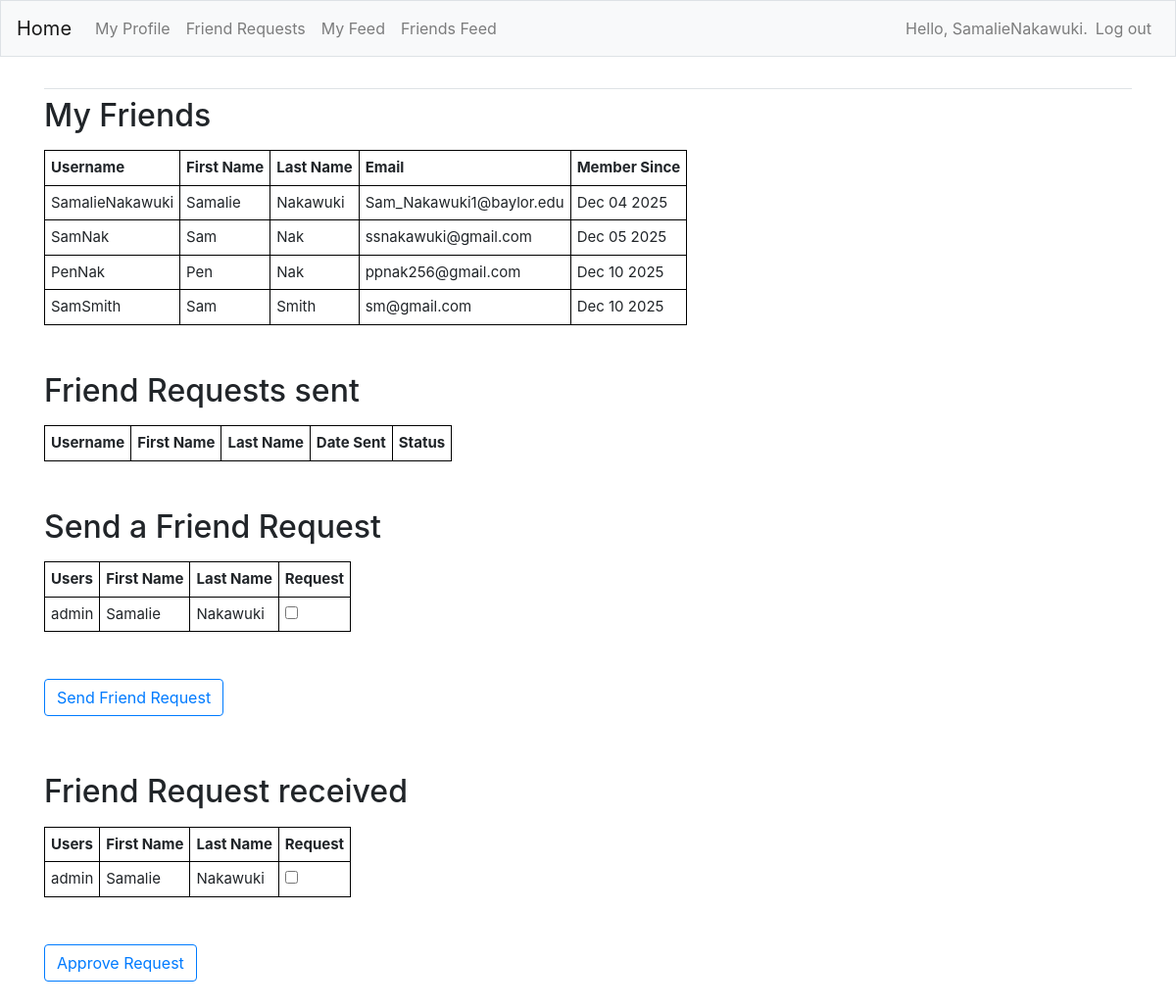
The app's page /friends (signed in) with its own data.
### FeedApp/models.py (models this page shows, shortened)
class Profile(models.Model):
    first_name = models.CharField(max_length=200, blank=True)
    last_name = models.CharField(max_length=200, blank=True)
    email = models.EmailField(max_length=300, blank=True)
    dob = models.DateField(null=True, blank=True)
    bio = models.TextField(blank=True)
    user = models.OneToOneField(User, on_delete=models.CASCADE)
    friends = models.ManyToManyField('auth.User', blank=True, related_name='friends')
    created = models.DateTimeField(auto_now=True)
    updated = models.DateTimeField(auto_now_add=True)
    def __str__(self):
        return f"{self.user.username}"

class Relationship(models.Model):
    sender = models.ForeignKey(Profile, on_delete=models.CASCADE, related_name='sender')
    receiver = models.ForeignKey(Profile, on_delete=models.CASCADE, related_name='receiver')
    status = models.CharField(max_length=8, choices=STATUS_CHOICES, default='sent')
    created = models.DateTimeField(auto_now=True)
    updated = models.DateTimeField(auto_now_add=True)

### FeedApp/views.py (the view, shortened to what this page needs)
# urls.py: path('friends', views.friends, name='friends'),
@login_required
def friends(request):
    admin_profile = Profile.objects.get(user=1)  # Assuming user with ID 1 is the admin
    user_profile = Profile.objects.get(user=request.user)
    user_friends = user_profile.friends.all()
    user_friends_profiles = Profile.objects.filter(user__in=user_friends)
    user_relationships = Relationship.objects.filter(sender=user_profile)
    request_sent_profiles = user_relationships.values('receiver')
    all_profiles = Profile.objects.exclude(user=request.user).exclude(id__in=user_friends_profiles).exclude(id__in=request_sent_profiles)
    request_received_profiles = Relationship.objects.filter(receiver=user_profile, status='sent')
    if not user_relationships.exists():
        Relationship.objects.create(sender=user_profile, receiver=admin_profile, status='sent')
    context = {'user_friends_profiles': user_friends_profiles, 'user_relationships': user_relationships,
                'all_profiles': all_profiles, 'request_received_profiles': request_received_profiles}
    return render(request, 'FeedApp/friends.html', context)

### FeedApp/templates/FeedApp/friends.html (shortened to what this page needs)
{% extends "FeedApp/base.html" %}
{% load bootstrap4 %}
{% block content %}
<h2>
    <p>My Friends</p>
</h2>
<table>
    <tr>
        <th>Username</th>
        <th>First Name</th>
        <th>Last Name</th>
        <th>Email</th>
        <th>Member Since</th>
    </tr>
    {% for friend in user_friends_profiles %}
    <tr>
        <td>{{friend}}</td>
        <td>{{friend.first_name}}</td>
        <td>{{friend.last_name}}</td>
        <td>{{friend.email}}</td>
        <td>{{friend.created|date:"M d Y"}}</td>
    </tr>
    {% endfor %}
</table>
<br><br>
<h2>
    <p>Friend Requests sent</p>
</h2>
<table>
    <tr>
        <th>Username</th>
        <th>First Name</th>
        <th>Last Name</th>
        <th>Date Sent</th>
        <th>Status</th>
    </tr>
</table>
<br><br>
<h2>
    <p>Send a Friend Request</p>
</h2>
<form action="{% url 'FeedApp:friends' %}" method='post'>
    <table>
        <tr>
            <th>Users</th>
            <th>First Name</th>
            <th>Last Name</th>
            <th>Request</th>
        </tr>
        {% for profile in all_profiles %}
        <tr>
            <td>{{profile}}</td>
            <td>{{profile.first_name}}</td>
            <td>{{profile.last_name}}</td>
            <td><input type="checkbox" name="send_requests" value="{{profile.id}}"></td>
        </tr>
        {% endfor %}
    </table>
    <br><br>
    <button name="submit" class="btn btn-outline-primary" style="float: left;">Send Friend Request</button>
</form>
<br><br><br><br>
<h2>
    <p>Friend Request received</p>
</h2>
<form action="{% url 'FeedApp:friends' %}" method='post'>
    <table>
        <tr>
            <th>Users</th>
            <th>First Name</th>
            <th>Last Name</th>
            <th>Request</th>
        </tr>
        {% for rr in request_received_profiles %}
        <tr>
            <td>{{rr.sender}}</td>
            <td>{{rr.sender.first_name}}</td>
            <td>{{rr.sender.last_name}}</td>
            <td><input type="checkbox" name="receive_requests" value="{{rr.id}}"></td>
        </tr>
        {% endfor %}
    </table>
    <br><br>
    <button name="submit" class="btn btn-outline-primary" style="float: left;">Approve Request</button>
    <br><br><br><br>
</form>
{% endblock content %}

### FeedApp/templates/FeedApp/base.html (shortened to what this page needs)
{% load bootstrap4 %}
<!doctype html>
<html lang="en">
<head>
    {% bootstrap_css %}
</head>
<body>
    <nav class="navbar navbar-expand-md navbar-light bg-light mb-4 border">
        <a class="navbar-brand" href="{% url 'FeedApp:index'%}">
            Home</a>
        <div class="collapse navbar-collapse" id="navbarCollapse">
            <ul class="navbar-nav mr-auto">
                <li class="nav-item">
                    <a class="nav-link" href="{% url 'FeedApp:profile' %}">My Profile</a>
                </li>
                <li class="nav-item">
                    <a class="nav-link" href="{% url 'FeedApp:friends' %}">Friend Requests</a>
                </li>
                <li class="nav-item">
                    <a class="nav-link" href="{% url 'FeedApp:myfeed' %}">My Feed</a>
                </li>
                <li class="nav-item">
                    <a class="nav-link" href="{% url 'FeedApp:friendsfeed' %}">Friends Feed</a>
                </li>
            </ul>
            <ul class="navbar-nav ml-auto">
                {% if user.is_authenticated %}
                <li class="nav-item">
                    <span class="navbar-text">Hello, {{ user.username }}.</span>
                </li>
                <li class="nav-item">
                    <a class="nav-link" href="{% url 'users:logout' %}">Log out</a>
                </li>
                {% endif %}
            </ul>
        </div>
    </nav>
    <main role="main" class="container">
        <div class="pb-2 mb-2 border-bottom">
        </div>
        <div>
            {% block content %}{% endblock content %}
        </div>
    </main>
</body>
</html>

### FeedApp/templates/FeedApp/friends.html (style rules this page uses)
table { font-size: 15px; width: auto; }
th, td { border: 1px solid black; padding: 6px; }

### records on screen
Profile: user.username "SamalieNakawuki", first_name "Samalie", last_name "Nakawuki", email "Sam_Nakawuki1@baylor.edu", created "Dec 04 2025"
Profile: user.username "SamNak", first_name "Sam", last_name "Nak", email "ssnakawuki@gmail.com", created "Dec 05 2025"
Profile: user.username "PenNak", first_name "Pen", last_name "Nak", email "ppnak256@gmail.com", created "Dec 10 2025"
Profile: user.username "SamSmith", first_name "Sam", last_name "Smith", email "sm@gmail.com", created "Dec 10 2025"
Profile: user.username "admin", first_name "Samalie", last_name "Nakawuki"
Relationship: sender "admin", sender.first_name "Samalie", sender.last_name "Nakawuki"

### other values on screen
{{ user.username }} "SamalieNakawuki"
